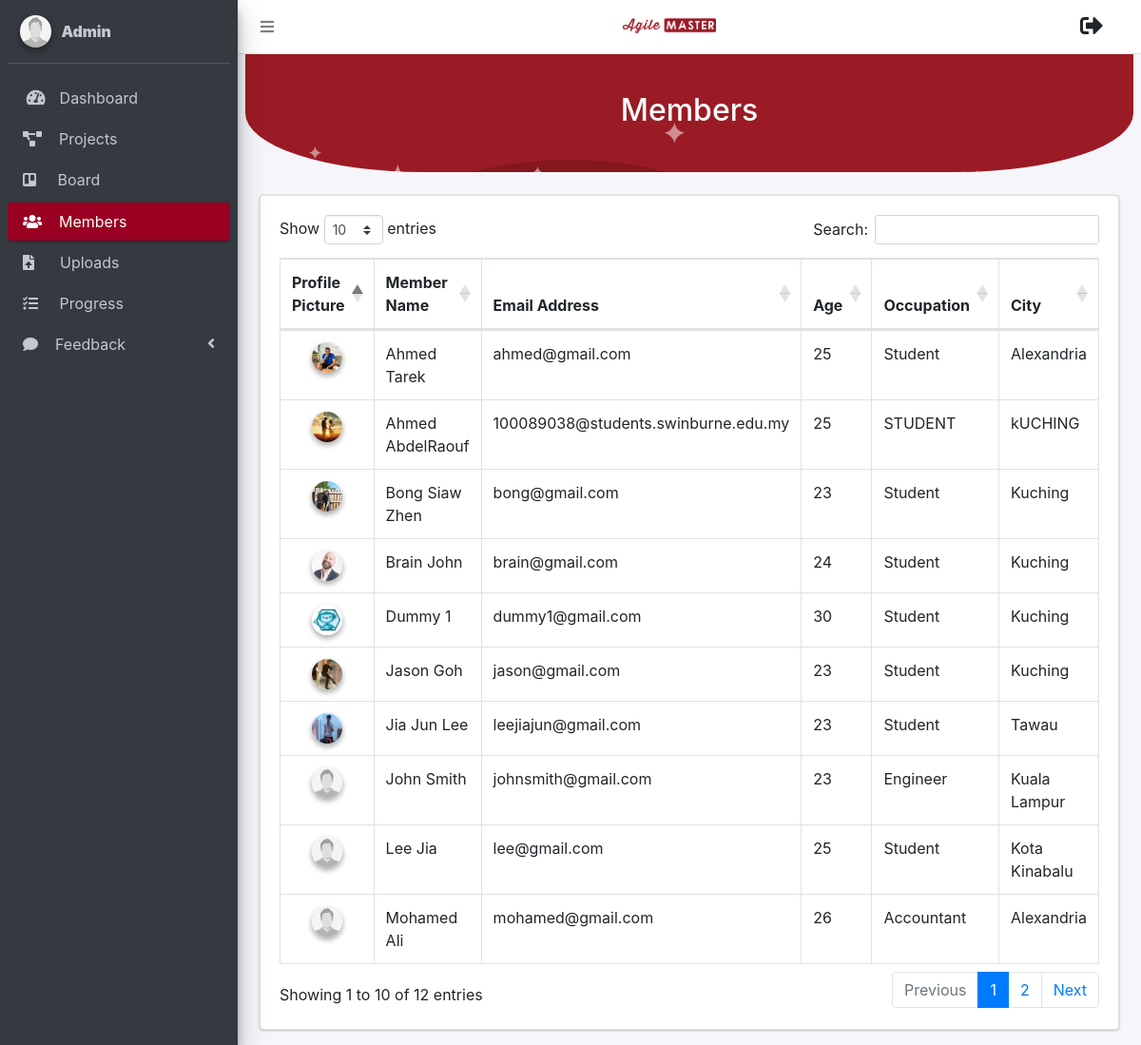
/admin/members.php, run on the app's committed database.
### tables this page shows
CREATE TABLE `users` (
  `user_id` int(11) NOT NULL,
  `fname` varchar(255) NOT NULL,
  `lname` varchar(255) NOT NULL,
  `age` int(11) NOT NULL,
  `occupation` varchar(255) NOT NULL,
  `city` varchar(255) NOT NULL,
  `country` varchar(255) NOT NULL,
  `email` varchar(255) NOT NULL,
  `password` varchar(255) NOT NULL,
  `photo` varchar(255) NOT NULL,
  `unique_id` int(255) NOT NULL,
  `status` varchar(255) NOT NULL,
  `role` varchar(255) NOT NULL DEFAULT 'project member'
);

### helpers/module.php (called while the page is built, shortened)
<?php
function get_admin()
{
	global $conn;
	$result = mysqli_query($conn, "SELECT * FROM `admin`");
	return $result;
}
function getAllUser()
{
	global $conn;
	$result = mysqli_query($conn, "SELECT * FROM `users` order by `fname` ASC");
	return $result;
}
?>

### admin/members.php (the view, shortened to what this page needs)
<?php
include_once '../connection/dbconnection.php';
include_once '../helpers/module.php';
?>
<!DOCTYPE html>
<html>
<head>
	<?php include('../navigation/head.php');?>
</head>
<body class="hold-transition sidebar-mini layout-fixed">
<div class="wrapper">
	<?php include('../navigation/topbar_admin.php');?>
	<?php include('../navigation/member_adminsidebar.php');?>
	<div class="content-wrapper">
		<section class="content">
			<div class="bg-custom">
				<div class="bg-img" style="text-align: center;">
					<div class="searchContainer">
						<h2> Members</h2>
					</div>
				</div>
                <br>
			</div>
			<br>
			<div class="container-fluid">
				<div class="card">
					<div class="card-body">
						<div class="table-responsive">
							<table class="table table-bordered" id="dataTable" width="100%" cellspacing="0">
								<thead>
									<tr>
									<th >Profile Picture </th>
                                    <th >Member Name</th>
									<th > Email Address </th>
                                    <th >Age</th>
                                    <th >Occupation</th>
                                    <th >City</th>
                                 </tr>
                                </thead>
                                <tbody>
                                    <?php
                                        $getAllUser = getAllUser();
                                        while($asRow = mysqli_fetch_array($getAllUser))
                                        {
                                    ?>
                                    <tr>
										<td style="text-align: center;">
                                         <?php
                                            echo '<img src="../upload/profile/'.$asRow["photo"].'" id="sideimg" class="img-circle elevation-2" alt="User Image">';
                                        ?>
									</td>
									<td>
										<?php echo $asRow['fname'] . " " .$asRow['lname'];?>
									</td>
                                    <td >
                                       <?php echo $asRow['email']?>
                                    </td>
									<td>
										<?php echo $asRow['age'];?>
									</td>
									<td>
										<?php echo $asRow['occupation'];?>
									</td>
									<td>
										<?php echo $asRow['city'];?>
									</td>
                                    </tr>
                                    <?php
                                        }
                                    ?>
                                </tbody>
							</table>
						</div>
					</div>
				</div>
			</div>
		</section>
	</div>
</div>
</body>
</html>

### navigation/member_adminsidebar.php (shortened to what this page needs)
<aside class="main-sidebar sidebar-dark-primary elevation-4">
	<div class="sidebar">
		<div class="user-panel mt-3 pb-3 mb-3 d-flex">
			<div class="image">
				<img src="../resources/images/user2-160x160.jpg" class="img-circle elevation-2" alt="User Image">
			</div>
			<div class="info">
				<a href="#" class="d-block">
					<strong>
                    <?php
                        $get_admin = get_admin();
                        $row = mysqli_fetch_array($get_admin);
                        echo '
                           <strong> '.$row["name"].' </strong>
                           <span class="carrot"></span>';
                    ?>
                </strong>
				</a>
			</div>
		</div>
		<nav class="mt-2" >
			<ul class="nav nav-pills nav-sidebar flex-column" data-widget="treeview" role="menu" data-accordion="false">
				<li class="nav-item has-treeview">
					<a href="dashboard.php" class="nav-link">
						<i class="nav-icon fas fa-tachometer-alt"></i>
						<p>
							&nbsp;Dashboard
						</p>
					</a>
				</li>
				<li class="nav-item">
					<a href="project.php" class="nav-link">
						<i class="fas fa-project-diagram"></i>
						<p>
							&nbsp;&nbsp;&nbsp;Projects
						</p>
					</a>
				</li>
				<li class="nav-item">
					<a href="board.php" class="nav-link">
						<i class="fab fa-trello"></i>
						<p>
							&nbsp;&nbsp;&nbsp;&nbsp;Board
						</p>
					</a>
				</li>
				<li class="nav-item">
					<a href="members.php" class="nav-link active">
						<i class="fas fa-users"></i>
						<p>
							&nbsp;&nbsp;&nbsp;Members
						</p>
					</a>
				</li>
				<li class="nav-item">
					<a href="upload_files.php" class="nav-link">
						<i class="fas fa-file-upload"></i>
						<p>
							&nbsp;&nbsp;&nbsp;&nbsp;&nbsp;Uploads
						</p>
					</a>
				</li>
				<li class="nav-item">
					<a href="progress.php" class="nav-link">
						<i class="fas fa-tasks"></i>
						<p>
							&nbsp;&nbsp;&nbsp;&nbsp;Progress
						</p>
					</a>
				</li>
				<li class="nav-item has-treeview">
					<a href="#" class="nav-link">
						<i class="fas fa-comment"></i>
						<p>
							&nbsp;&nbsp;&nbsp;Feedback
							<i class="fas fa-angle-left right"></i>
						</p>
					</a>
				</li>
				<br><br><br>
			</ul>
		</nav>
    </div>
</aside>

### dependencies/css/style.css (style rules this page uses)
body { font-family: "Open Sans", sans-serif; color: #444444; }
a { text-decoration: none; color: #990021; }
ul { list-style: none; margin: 0; padding: 0px; }
section { padding: 60px 0; overflow: hidden; position: relative; }

### admin/members.php (style rules this page uses)
#sideimg { height: 4vh; width: 4vh; object-fit: cover; border-radius: 100% 100%; }
.bg-custom { background-image: url("../resources/images/profile_header.png"); background-color: #9a1b25; border-bottom-left-radius: 20% 50%; border-bottom-right-radius: 20% 50%; }
.bg-img { max-width: 35%; min-height: 100px; max-height: auto; margin-left:auto; margin-right:auto; text-align: center; background-position: center; background-repeat: no-repeat; background-size: cover; color: white; padding: 40px 0px 0px 0px; font-size: 60px; font-weight: bold; }

### data on the page
users: photo (picture), fname "Ahmed", lname "Tarek", email "ahmed@gmail.com", age "25", occupation "Student", city "Alexandria"
users: photo (picture), fname "Ahmed", lname "AbdelRaouf", email "100089038@students.swinburne.edu.my", age "25", occupation "STUDENT", city "kUCHING"
users: photo (picture), fname "Bong", lname "Siaw Zhen", email "bong@gmail.com", age "23", occupation "Student", city "Kuching"
users: photo (picture), fname "Brain", lname "John", email "brain@gmail.com", age "24", occupation "Student", city "Kuching"
users: photo (picture), fname "Dummy", lname "1", email "dummy1@gmail.com", age "30", occupation "Student", city "Kuching"
users: photo (picture), fname "Jason", lname "Goh", email "jason@gmail.com", age "23", occupation "Student", city "Kuching"
users: photo (picture), fname "Jia Jun", lname "Lee", email "leejiajun@gmail.com", age "23", occupation "Student", city "Tawau"
users: photo (picture), fname "John", lname "Smith", email "johnsmith@gmail.com", age "23", occupation "Engineer", city "Kuala Lampur"
users: photo (picture), fname "Lee", lname "Jia", email "lee@gmail.com", age "25", occupation "Student", city "Kota Kinabalu"
users: photo (picture), fname "Mohamed", lname "Ali", email "mohamed@gmail.com", age "26", occupation "Accountant", city "Alexandria"

### other printed values
$row["name"] "Admin"
